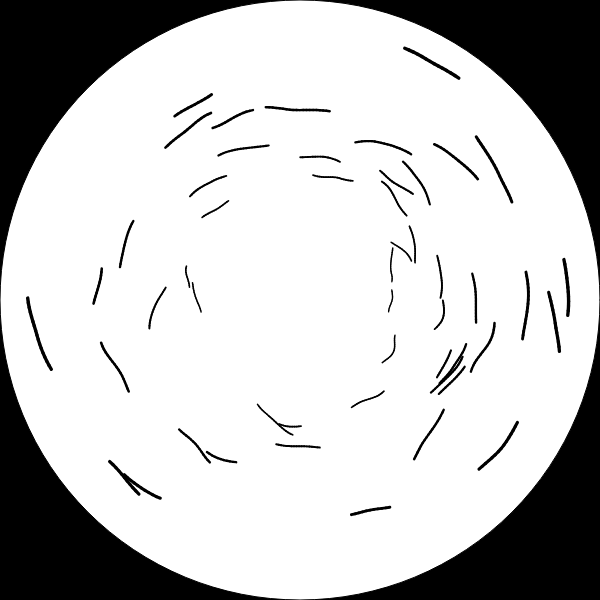
Frame 1 (no input)
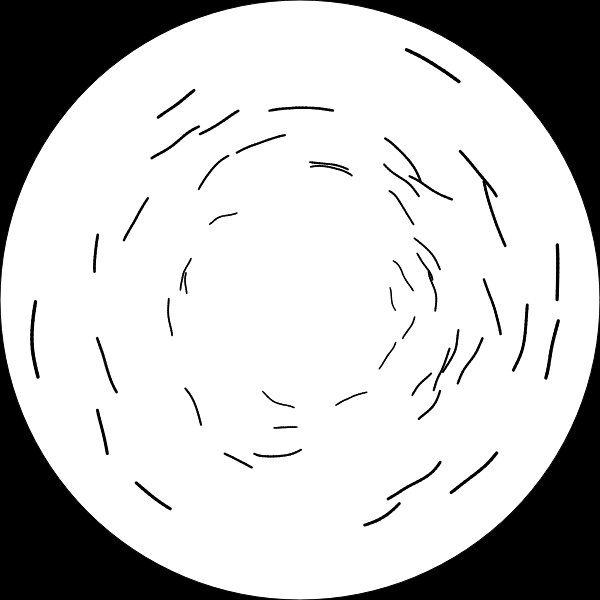
Frame 60 (no input)
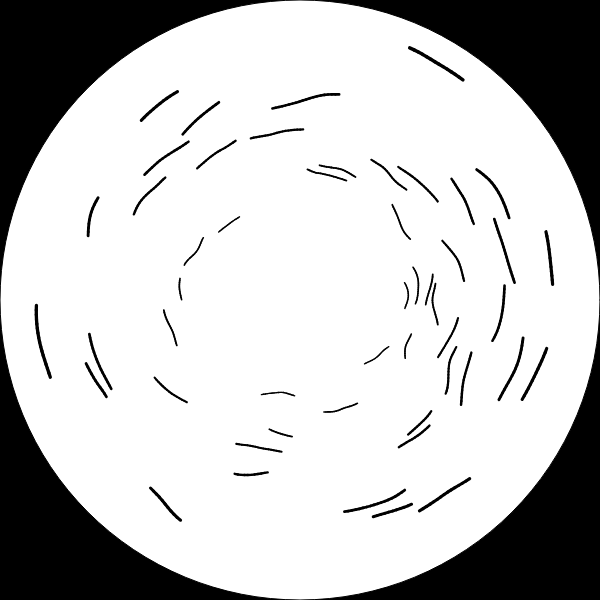
Frame 120 (the mouse pressed at the canvas centre since frame 60)

The p5.js sketch that drew these frames (run headless with seeded random() and noise() and a simulated clock; from frame 60 on, the mouse is pressed at the canvas centre):

// p5.js sketch
// ── sketch.js
var worm = [];
var n= 50;
var p = 0;


function setup() {
  let w = select('body');
  print(w.style.width);
  createCanvas(600,600);
  angleMode(DEGREES);
  stroke(0);
  for(w=0;w<n;w++){
  worm.push(new Worm());
  }
}
function draw(){
  background(0);
  fill(255);
  ellipse(width/2,height/2,width);
  p+=-0.4;
  translate(width/2,height/2);
  rotate(p);
  for(w=0;w<n;w++){
  worm[w].happen();
  }
}

function Worm(){
    this.speed = random(0.3,0.6);
	this.radius = random(50,height*0.35);
	this.amp = 75;
    this.deg = random(10,20);
    this.inc =1;
    this.ang = random(0,100000);
    this.a;
    this.r;
    this.w = width/2;//random(width*0.2,width*0.8);
    this.h = height/2//random(height*0.2,height*0.8);
    
    this.happen = function(){
      this.ang +=this.speed;
      this.a = this.ang;
      for(q=0;q<this.deg;q++){
      this.a+=this.inc;
      this.r = (noise(this.a/this.amp)*100)+this.radius;
      this.x = this.r*cos(this.a);
      this.y = this.r*sin(this.a);
      push();
      //translate(this.w,this.h);
  	  strokeWeight(map(this.r,20,height*0.25,0.5,2));
      line(this.x,this.y,this.x2,this.y2);
      pop();
      this.x2 = this.x;
      this.y2 = this.y;
      }
      this.x2 = undefined;
      this.y2 = undefined;
    }
}
